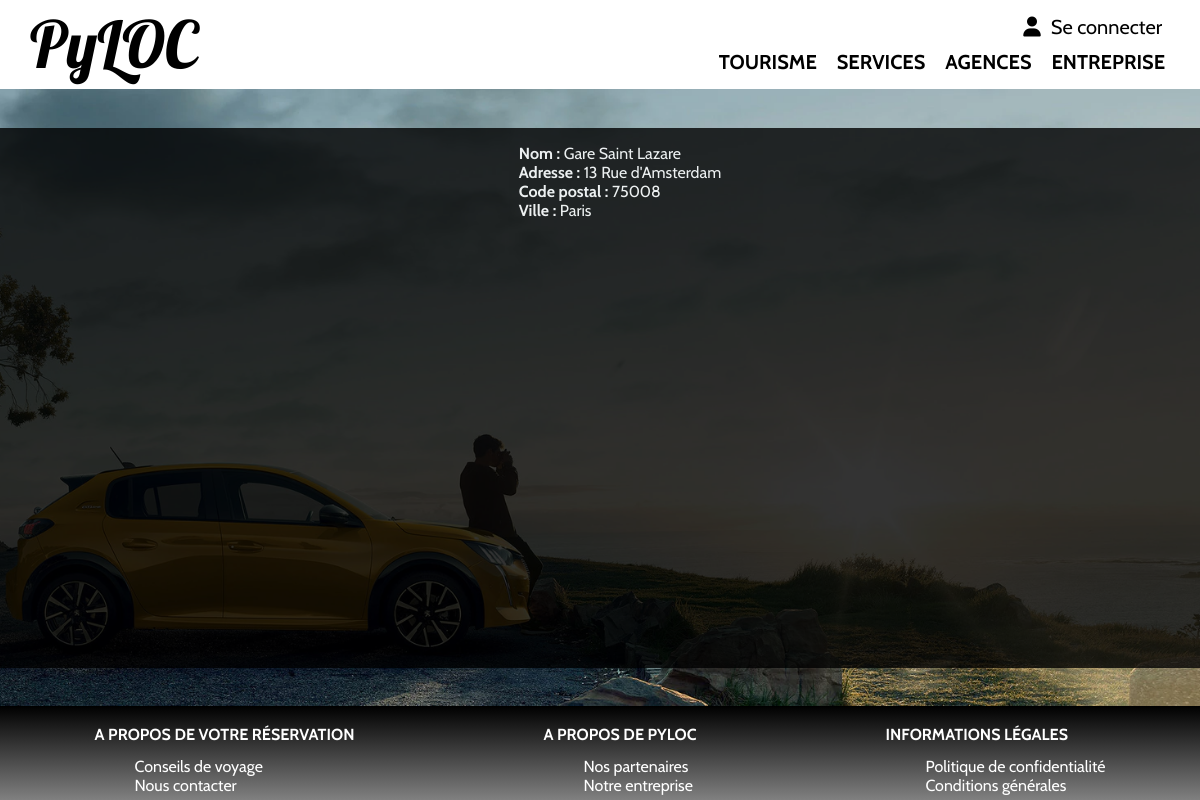
Screenshot of /rental/agences/agence/4 with the database file from the repository.
### rental/models.py (models this page shows, shortened)
class Agency(models.Model):
    name = models.CharField(max_length=100, null=False)
    address = models.CharField(max_length=255, null=False)
    postal_code = models.CharField(max_length=10, null=False)
    city = models.CharField(max_length=255, null=False)
    class Meta:
        verbose_name = 'Agence de location'
        ordering = ['name']

### rental/views.py (the view)
# urls.py: path('agences/agence/<int:id_agency>', views.agence, name='agence'),
def agence(request, id_agency):
    try:
        lAgence = Agency.objects.get(id=id_agency)
    except Agency.DoesNotExist:
        raise Http404
    return render(request, 'rental/agence.html', {'agency': lAgence})

### rental/templates/rental/agence.html
{% extends "./base.html" %}
{% load static %}
{% block content %}
<div id="agence-list">
    <ul>
        <li>
            <strong>Nom :</strong> {{ agency.name }}
        </li>
        <li>
            <strong>Adresse :</strong> {{ agency.address }}
        </li>
        <li>
            <strong>Code postal :</strong> {{ agency.postal_code }}
        </li>
        <li>
            <strong>Ville :</strong> {{ agency.city }}
        </li>
    </ul>
</div>
{% endblock %}

### rental/static/rental/style.css (style rules this page uses)
body { min-height: 100vh; max-width: 100vw; margin: unset; padding: unset; display: flex; flex-direction: column; font-family: 'Cabin', arial, serif; }
#agence-list { display: flex; justify-content: space-evenly; background-color: black; opacity: 0.8; height: 540px; color: white; }
#agence-list ul { list-style-type: none; }

### rows the page displays
Agency: name "Gare Saint Lazare", address "13 Rue d'Amsterdam", postal_code "75008", city "Paris"
